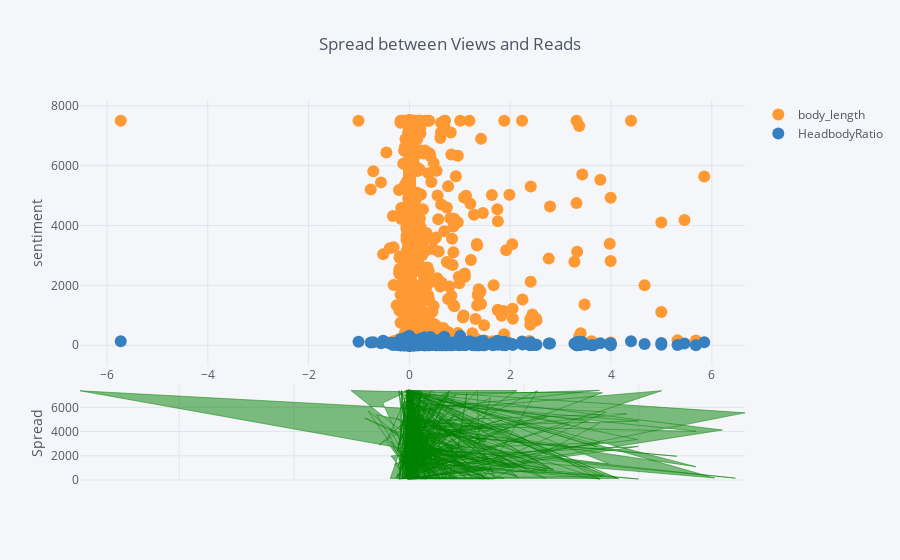

Write notebook code for a chart like this one.
### Code cell
df_fakeend.set_index('sentimenttotal')[['body_length', 'HeadbodyRatio']].iplot(
    kind='spread', mode='markers', yTitle='sentiment', title='Spread between Views and Reads')

### Figure 1 — Plotly figure (JSON) as saved in the notebook; plotly's stock layout.template omitted (floating-point values rounded to 4 significant figures; data arrays with more than 128 entries replaced by an {"elided": "..."} marker saying what was removed)
{"data": [{"line": {"color": "rgba(255, 153, 51, 1.0)", "dash": "solid", "shape": "linear", "width": 1.3}, "marker": {"size": 12, "symbol": "circle"}, "mode": "markers", "name": "body_length", "text": "", "type": "scatter", "uid": "20fe5c6b-adac-40f1-8503-fbea81a90cda", "x": {"elided": "1498 float values"}, "y": {"elided": "1498 int values"}}, {"line": {"color": "rgba(55, 128, 191, 1.0)", "dash": "solid", "shape": "linear", "width": 1.3}, "marker": {"size": 12, "symbol": "circle"}, "mode": "markers", "name": "HeadbodyRatio", "text": "", "type": "scatter", "uid": "51972db4-eaa9-49b0-af6a-a89b89be3773", "x": {"elided": "1498 float values"}, "y": {"elided": "1498 float values"}}, {"connectgaps": false, "fill": "tozeroy", "line": {"color": "green", "dash": "solid", "shape": "linear", "width": 0.5}, "mode": "lines", "name": "Spread", "showlegend": false, "type": "scatter", "uid": "e8522a15-98ad-4cbf-8fea-a0f574ae993c", "x": {"elided": "1498 float values"}, "xaxis": "x2", "y": {"elided": "1498 float values"}, "yaxis": "y2"}, {"connectgaps": false, "fill": "tozeroy", "line": {"color": "red", "dash": "solid", "shape": "linear", "width": 0.5}, "mode": "lines", "name": "Spread", "showlegend": false, "type": "scatter", "uid": "20bcf906-55a2-4cb3-85d0-45ab9342b3f0", "x": {"elided": "1498 float values"}, "xaxis": "x2", "y": {"elided": "1498 str values"}, "yaxis": "y2"}], "layout": {"hovermode": "x", "legend": {"bgcolor": "#F5F6F9", "font": {"color": "#4D5663"}}, "paper_bgcolor": "#F5F6F9", "plot_bgcolor": "#F5F6F9", "title": {"font": {"color": "#4D5663"}, "text": "Spread between Views and Reads"}, "xaxis": {"gridcolor": "#E1E5ED", "showgrid": true, "tickfont": {"color": "#4D5663"}, "title": {"font": {"color": "#4D5663"}, "text": ""}, "zerolinecolor": "#E1E5ED"}, "xaxis2": {"anchor": "y2", "gridcolor": "#E1E5ED", "showgrid": true, "showticklabels": false, "tickfont": {"color": "#4D5663"}, "title": {"font": {"color": "#4D5663"}, "text": ""}, "zerolinecolor": "#E1E5ED"}, "yaxis": {"domain": [0.3, 1], "gridcolor": "#E1E5ED", "showgrid": true, "tickfont": {"color": "#4D5663"}, "title": {"font": {"color": "#4D5663"}, "text": "sentiment"}, "zerolinecolor": "#E1E5ED"}, "yaxis2": {"domain": [0, 0.25], "gridcolor": "#E1E5ED", "showgrid": true, "tickfont": {"color": "#4D5663"}, "title": {"font": {"color": "#4D5663"}, "text": "Spread"}, "zerolinecolor": "#E1E5ED"}}}
